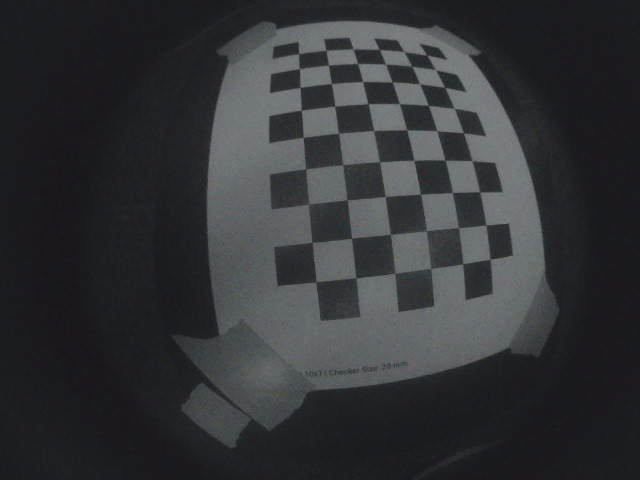
#> input picture calibration_images/img_0.jpg, 640 x 480 px, given in place of the camera
$ python camera_calib.py
#> lines starting #> are read from the running program, lines starting #| are printed output that depends on the picture; after the words box and inside, x2 and y2 are one past the last pixel; in counts of white or black regions, pixels touching at a corner belong together
import cv2
import numpy as np
import os

def nothing(x):
    pass

def apply_distance_correction(camera_dist_m):
    return camera_dist_m

def get_contour_details(frame_gray, contour):
    """
    Returns the max brightness and bounding box of a contour.
    Used to distinguish real LEDs (brightness ~255) from reflections.
    """
    x, y, w, h = cv2.boundingRect(contour)

    # Create a mask for just this contour to measure its brightness
    # (We use a small ROI to speed up processing)
    roi = frame_gray[y:y+h, x:x+w]

    # We just check the max value in this box.
    # Real LEDs usually hit 254-255. Reflections usually stay below 230.
    min_val, max_val, _, _ = cv2.minMaxLoc(roi)

    return max_val, (x, y, w, h)

def main():
    # --- 1. LOAD CALIBRATION ---
    if not os.path.exists("K_matrix.npy") or not os.path.exists("D_coeffs.npy"):
        print("ERROR: Calibration files missing!")
        # For testing purposes without files, uncomment the next two lines:
        # K = np.eye(3); D = np.zeros(4)
        return

    K = np.load("K_matrix.npy")
#> (reads src/docking_station/docking_station/K_matrix.npy from the repository)
    D = np.load("D_coeffs.npy")
#> (reads src/docking_station/docking_station/D_coeffs.npy from the repository)

    # --- 2. OPEN CAMERA ---
    cap = cv2.VideoCapture(1, cv2.CAP_DSHOW)
    if not cap.isOpened():
        cap = cv2.VideoCapture(0, cv2.CAP_DSHOW)
        if not cap.isOpened():
            print("Error: Could not open camera.")
            return

    cv2.namedWindow("Main Vision")
    cv2.namedWindow("Zoomed ROI")

    # --- 3. SLIDERS ---
    # Coarse Thresh: Lower this to catch LEDs even if they are dim
    cv2.createTrackbar("Coarse Thresh", "Main Vision", 100, 255, nothing)

    # Min Brightness: Crucial for ignoring reflections.
    # Set to 240+ to only see actual light sources.
    cv2.createTrackbar("Min Brightness", "Main Vision", 240, 255, nothing)

    cv2.createTrackbar("Zoom Scale", "Main Vision", 8, 16, nothing)

    # --- ZOOMED ROI SLIDERS ---
    cv2.createTrackbar("Fine Thresh", "Zoomed ROI", 200, 255, nothing)
    # NEW: Split Aggression (0 = off, 3-5 = normal, 10 = aggressive)
    cv2.createTrackbar("Split Aggression", "Zoomed ROI", 3, 10, nothing)
    # Keeping old erosion slider just in case, though the smart splitter often replaces it
    cv2.createTrackbar("Erosion", "Zoomed ROI", 0, 10, nothing)

    cv2.createTrackbar("LED Sep (mm)", "Main Vision", 150, 500, nothing)
    cv2.createTrackbar("Cam X (cm)", "Main Vision", 300, 500, nothing)
    cv2.createTrackbar("Cam Y (cm)", "Main Vision", 0, 500, nothing)
    cv2.createTrackbar("Exposure (-)", "Main Vision", 10, 100, nothing)

    cap.set(cv2.CAP_PROP_AUTO_EXPOSURE, 0.25)
    last_exposure = -999

    print("Press 'q' to quit.")

    while True:
        ret, frame = cap.read()
#> frame is the input picture: shape (480, 640, 3); mean B, G, R 54.1, 52, 50.6
        if not ret: break

        height, width = frame.shape[:2]
#> height = 480; width = 640

        # UI Updates
        coarse_thresh = cv2.getTrackbarPos("Coarse Thresh", "Main Vision")
        min_brightness_cutoff = cv2.getTrackbarPos("Min Brightness", "Main Vision")
        zoom_scale = cv2.getTrackbarPos("Zoom Scale", "Main Vision")
        if zoom_scale < 1: zoom_scale = 1

        fine_thresh = cv2.getTrackbarPos("Fine Thresh", "Zoomed ROI")
        split_aggression = cv2.getTrackbarPos("Split Aggression", "Zoomed ROI")
        erosion_iter = cv2.getTrackbarPos("Erosion", "Zoomed ROI")

        led_sep_mm = cv2.getTrackbarPos("LED Sep (mm)", "Main Vision")
        cam_x_cm = cv2.getTrackbarPos("Cam X (cm)", "Main Vision")
        cam_y_cm = cv2.getTrackbarPos("Cam Y (cm)", "Main Vision")
        exp_slider = cv2.getTrackbarPos("Exposure (-)", "Main Vision")

        if exp_slider < 1: exp_slider = 1
        target_exposure = -exp_slider
        if target_exposure != last_exposure:
            cap.set(cv2.CAP_PROP_EXPOSURE, target_exposure)
            last_exposure = target_exposure

        display_frame = frame.copy()

        # --- STEP 1: COARSE SEARCH (Smart Cluster) ---
        gray = cv2.cvtColor(frame, cv2.COLOR_BGR2GRAY)
        _, mask_coarse = cv2.threshold(gray, coarse_thresh, 255, cv2.THRESH_BINARY)
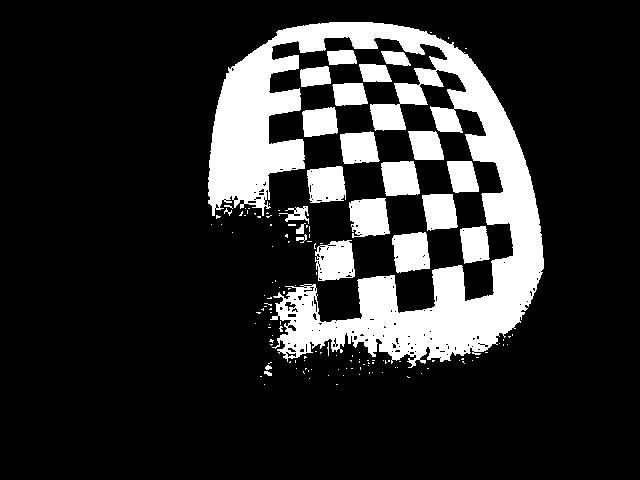
#> mask_coarse: shape (480, 640); 17.5% white; 138 white regions (115 under 20 px)
        contours_coarse, _ = cv2.findContours(mask_coarse, cv2.RETR_EXTERNAL, cv2.CHAIN_APPROX_SIMPLE)
#> contours_coarse = 138 contours, 118 with area under 20; largest, box (x1, y1, x2, y2) and area: (208, 22, 544, 368) 37596, (315, 240, 355, 281) 1263, (349, 198, 390, 238) 1247, (392, 232, 430, 273) 1214, (307, 166, 346, 203) 1149

        # List to store valid LED boxes
        valid_boxes = []

        if contours_coarse:
            for cnt in contours_coarse:
                # Filter by Area (very coarse check)
                if cv2.contourArea(cnt) < 1: continue

                # Filter by Brightness (The "Reflection Killer")
                max_val, rect = get_contour_details(gray, cnt)

                # Only keep blobs that are BRIGHT (e.g. > 240)
                if max_val >= min_brightness_cutoff:
                    valid_boxes.append(rect)
                    # Draw blue box around "Valid" candidates on main screen
                    x,y,w,h = rect
                    cv2.rectangle(display_frame, (x,y), (x+w, y+h), (255,0,0), 1)
#> this loop made 138 passes
#> cnt on passes 1 to 12: [[336, 384], [337, 384]], [[264, 384]], [[309, 378]], [[407, 376], [408, 377], [409, 377], [408, 377]], [[260, 376], [261, 376]], [[343, 375]], [[328, 375]], [[359, 374]], [[421, 373]], [[382, 372]], [[372, 372]], [[369, 372], [369, 373]]
#> (cnt, roi in get_contour_details, min_val in get_contour_details, max_val) on passes 29, 38, 39, 40, 48: ([[372, 362], [372, 363], [373, 363], [373, 362]], [[101, 102], [102, 102]], 101, 102), ([[432, 360], [432, 361], [433, 361], [434, 360]], [[101, 101, 101], [101, 101, 100]], 100, 101), ([[388, 360], [388, 361], [389, 361], [389, 360]], [[105, 103], [107, 103]], 103, 107), ([[385, 360], [385, 363], [386, 362], [385, 361]], [[105, 97], [103, 100], [104, 101], [103, 95]], 95, 105), ([[462, 358], [461, 359], [463, 359], [463, 358]], [[100, 101, 102], [102, 105, 106]], 100, 106)
#> after the loop, valid_boxes = []

        # Variables for final calc
        pt1_final = None
        pt2_final = None

        # --- STEP 2: CALCULATE UNION BOX ---
        # If we found valid LEDs, create a box that contains ALL of them
        if len(valid_boxes) > 0:
            # Find min_x, min_y, max_x, max_y across all boxes
            min_x = min([b[0] for b in valid_boxes])
            min_y = min([b[1] for b in valid_boxes])
            max_x = max([b[0] + b[2] for b in valid_boxes])
            max_y = max([b[1] + b[3] for b in valid_boxes])

            # Add generous padding so we don't clip edges
            padding = 30
            roi_x1 = max(0, min_x - padding)
            roi_y1 = max(0, min_y - padding)
            roi_x2 = min(width, max_x + padding)
            roi_y2 = min(height, max_y + padding)

            # Draw the "Zoom Target" on main screen (Green Box)
            cv2.rectangle(display_frame, (roi_x1, roi_y1), (roi_x2, roi_y2), (0, 255, 0), 2)

            # --- STEP 3: ZOOM & PROCESS ---
            roi_gray = gray[roi_y1:roi_y2, roi_x1:roi_x2]

            if roi_gray.size > 0:
                # A. Upscale
                roi_zoomed = cv2.resize(roi_gray, None, fx=zoom_scale, fy=zoom_scale, interpolation=cv2.INTER_LINEAR)

                # B. CONTRAST BOOST (Squaring Filter)
                # Normalize to 0-255 first
                roi_norm = cv2.normalize(roi_zoomed, None, 0, 255, cv2.NORM_MINMAX)
                # Square the values to crush grey glare into black
                roi_float = roi_norm.astype(float)
                roi_enhanced = (roi_float ** 2) / 255.0
                roi_enhanced = roi_enhanced.astype(np.uint8)

                # C. Fine Threshold on Enhanced Image
                _, mask_fine = cv2.threshold(roi_enhanced, fine_thresh, 255, cv2.THRESH_BINARY)

                # Manual Erosion (if user wants it globally)
                if erosion_iter > 0:
                    kernel = np.ones((3,3), np.uint8)
                    mask_fine = cv2.erode(mask_fine, kernel, iterations=erosion_iter)

                # D. SMART SPLITTER (Auto-Erosion Loop)
                # If we see 1 blob, we try to split it into 2
                contours_fine, _ = cv2.findContours(mask_fine.copy(), cv2.RETR_EXTERNAL, cv2.CHAIN_APPROX_SIMPLE)
                contours_fine = [c for c in contours_fine if cv2.contourArea(c) > (2 * zoom_scale)] # Filter noise

                if len(contours_fine) == 1 and split_aggression > 0:
                    temp_mask = mask_fine.copy()
                    kernel_split = np.ones((3,3), np.uint8)

                    # Try eroding up to 'split_aggression' times
                    for _ in range(split_aggression + 2):
                        temp_mask = cv2.erode(temp_mask, kernel_split, iterations=1)
                        temp_cnts, _ = cv2.findContours(temp_mask, cv2.RETR_EXTERNAL, cv2.CHAIN_APPROX_SIMPLE)
                        temp_cnts = [c for c in temp_cnts if cv2.contourArea(c) > (2 * zoom_scale)]

                        if len(temp_cnts) >= 2:
                            # We successfully split them!
                            mask_fine = temp_mask
                            contours_fine = temp_cnts
                            break

                # Viz (Show the Enhanced/Squared image in the zoom window)
                roi_color = cv2.cvtColor(roi_enhanced, cv2.COLOR_GRAY2BGR)
                cv2.drawContours(roi_color, contours_fine, -1, (0,255,0), 1)
                cv2.imshow("Zoomed ROI", roi_color)

                # Map Coordinates Back
                centroids_original = []
                # Re-check count (after potential splitting)
                if len(contours_fine) >= 2:
                    for c in contours_fine:
                        M = cv2.moments(c)
                        if M["m00"] > 0:
                            cz_x = M["m10"] / M["m00"]
                            cz_y = M["m01"] / M["m00"]

                            # Transform: Original = Offset + (Zoomed / Scale)
                            orig_x = roi_x1 + (cz_x / zoom_scale)
                            orig_y = roi_y1 + (cz_y / zoom_scale)

                            centroids_original.append((orig_x, orig_y))

                            # Draw Red Dots on Main Frame
                            cv2.circle(display_frame, (int(orig_x), int(orig_y)), 3, (0, 0, 255), -1)

                    # Find pair with max distance
                    if len(centroids_original) >= 2:
                        max_d = -1
                        for i in range(len(centroids_original)):
                            for j in range(i+1, len(centroids_original)):
                                p1 = np.array(centroids_original[i])
                                p2 = np.array(centroids_original[j])
                                d = np.linalg.norm(p1 - p2)
                                if d > max_d:
                                    max_d = d
                                    pt1_final = p1
                                    pt2_final = p2

        # --- STEP 4: PHYSICS & DRAWING ---
        if pt1_final is not None and pt2_final is not None:
             points_raw = np.array([[pt1_final], [pt2_final]], dtype=np.float64)
             points_undist = cv2.fisheye.undistortPoints(points_raw, K, D)

             p1n = points_undist[0][0]
             p2n = points_undist[1][0]

             ray1 = np.array([p1n[0], p1n[1], 1.0])
             ray2 = np.array([p2n[0], p2n[1], 1.0])

             dot = np.dot(ray1, ray2)
             norm = np.linalg.norm(ray1) * np.linalg.norm(ray2)
             theta = np.arccos(np.clip(dot/norm, -1, 1))

             if theta > 1e-5:
                 depth = ((led_sep_mm/1000.0) / 2.0) / np.tan(theta/2.0)
                 depth = apply_distance_correction(depth)

                 avg_ray_x = (ray1[0] + ray2[0]) / 2.0
                 lat_dist = depth * avg_ray_x

                 wx = (cam_x_cm/100.0) - depth
                 wy = (cam_y_cm/100.0) + lat_dist

                 p1i = (int(pt1_final[0]), int(pt1_final[1]))
                 p2i = (int(pt2_final[0]), int(pt2_final[1]))
                 cv2.line(display_frame, p1i, p2i, (0,255,255), 2)

                 cv2.putText(display_frame, f"Depth: {depth:.3f}m", (10, 30), cv2.FONT_HERSHEY_SIMPLEX, 0.7, (0,255,0), 2)
                 cv2.putText(display_frame, f"X: {wx:.2f} Y: {wy:.2f}", (10, 60), cv2.FONT_HERSHEY_SIMPLEX, 0.7, (0,255,0), 2)

        else:
            cv2.putText(display_frame, "Searching...", (10, 30), cv2.FONT_HERSHEY_SIMPLEX, 0.7, (0,0,255), 2)
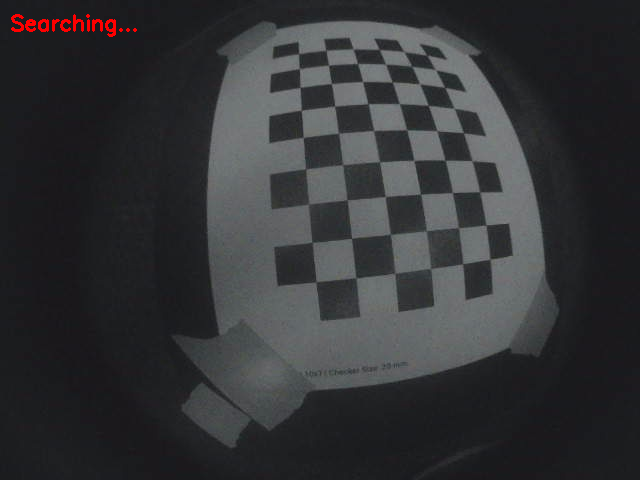
#> display_frame: shape (480, 640, 3); 0.27% of pixels changed, all inside (x1, y1, x2, y2) = (11, 14, 137, 37)
            if 'roi_zoomed' not in locals():
                dummy = np.zeros((200, 200, 3), dtype=np.uint8)
                cv2.imshow("Zoomed ROI", dummy)

        cv2.imshow("Main Vision", display_frame)
        if cv2.waitKey(1) & 0xFF == ord('q'):
#> (key q is pressed here)
            break

    cap.release()
    cv2.destroyAllWindows()

if __name__ == "__main__":
    main()
